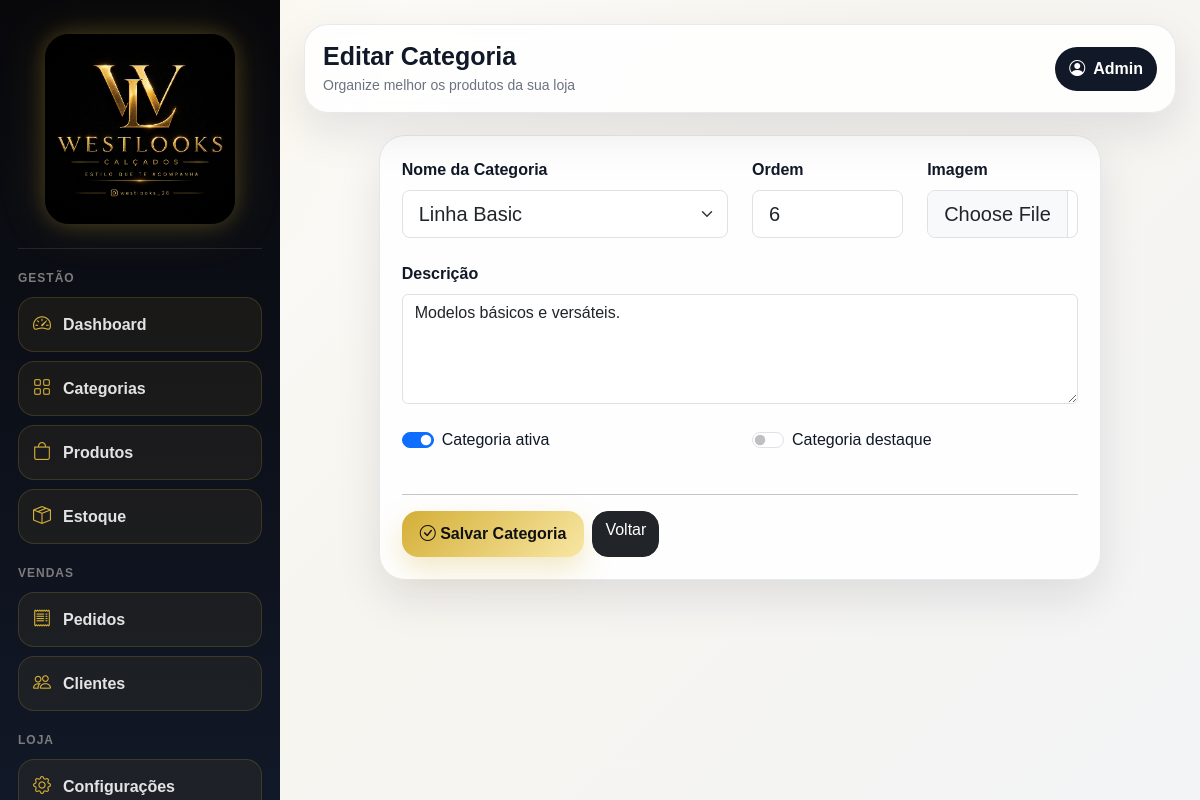
Screenshot of /admin/categorias/editar/6 (signed in) with the database file from the repository.
### app/models/categoria.py (models this page shows)
class Categoria(db.Model):
    __tablename__ = "categorias"
    id = db.Column(db.Integer, primary_key=True)
    nome = db.Column(
        db.String(120),
        nullable=False
    )
    slug = db.Column(
        db.String(150),
        unique=True,
        nullable=False
    )
    descricao = db.Column(
        db.Text
    )
    imagem = db.Column(
        db.String(255)
    )
    destaque = db.Column(
        db.Boolean,
        default=False
    )
    ordem = db.Column(
        db.Integer,
        default=0
    )
    ativo = db.Column(
        db.Boolean,
        default=True
    )
    data_cadastro = db.Column(
        db.DateTime,
        default=datetime.utcnow
    )

### app/routes/categorias.py (the view, shortened to what this page needs)
@categorias_bp.route("/editar/<int:id>", methods=["GET", "POST"])
@login_required
def editar(id):
    categoria = Categoria.query.get_or_404(id)
    return render_template(
        "admin/categorias/form.html",
        categoria=categoria
    )

### app/models/usuario.py (called while the page is built)
@login_manager.user_loader
def load_user(user_id):
    return Usuario.query.get(int(user_id))

### app/templates/admin/categorias/form.html (shortened to what this page needs)
{% extends "base.html" %}
{% if categoria %}
    {% set titulo = "Editar Categoria" %}
{% else %}
    {% set titulo = "Nova Categoria" %}
{% endif %}
{% block page_title %}{{ titulo }}{% endblock %}
{% block page_subtitle %}Organize melhor os produtos da sua loja{% endblock %}
{% block content %}
<div class="row justify-content-center">
    <div class="col-lg-10">
        <div class="wl-card">
            <form method="POST" enctype="multipart/form-data">
                <div class="row g-4">
                    <div class="col-md-6">
                        <label class="form-label fw-bold">
                            Nome da Categoria
                        </label>
                        <select
                            name="nome"
                            class="form-select form-select-lg"
                            required>
                            {% set categorias_padrao = [
                                "Linha Essential",
                                "Linha Minimal",
                                "Linha Sneaker",
                                "Linha Basic",
                                "Linha Casual",
                                "Slip On Confort",
                                "Slip On",
                                "Sider",
                                "Linha Derby",
                                "Mule"
                            ] %}
                            {% for nome_padrao in categorias_padrao %}
                                <option
                                    value="{{ nome_padrao }}"
                                    {% if categoria and categoria.nome == nome_padrao %}selected{% endif %}>
                                    {{ nome_padrao }}
                                </option>
                            {% endfor %}
                        </select>
                    </div>
                    <div class="col-md-3">
                        <label class="form-label fw-bold">
                            Ordem
                        </label>
                        <input
                            type="number"
                            name="ordem"
                            class="form-control form-control-lg"
                            value="{{ categoria.ordem if categoria else 0 }}">
                    </div>
                    <div class="col-md-3">
                        <label class="form-label fw-bold">
                            Imagem
                        </label>
                        <input
                            type="file"
                            name="imagem"
                            class="form-control form-control-lg">
                    </div>
                    <div class="col-12">
                        <label class="form-label fw-bold">
                            Descrição
                        </label>
                        <textarea
                            name="descricao"
                            rows="4"
                            class="form-control">{{ categoria.descricao if categoria else '' }}</textarea>
                    </div>
                    <div class="col-md-6">
                        <div class="form-check form-switch">
                            <input
                                class="form-check-input"
                                type="checkbox"
                                name="ativo"
                                {% if categoria and categoria.ativo %}checked{% endif %}
                                {% if not categoria %}checked{% endif %}>
                            <label class="form-check-label">
                                Categoria ativa
                            </label>
                        </div>
                    </div>
                    <div class="col-md-6">
                        <div class="form-check form-switch">
                            <input
                                class="form-check-input"
                                type="checkbox"
                                name="destaque"
                                {% if categoria and categoria.destaque %}checked{% endif %}>
                            <label class="form-check-label">
                                Categoria destaque
                            </label>
                        </div>
                    </div>
                    <div class="col-12">
                        <hr>
                        <div class="d-flex gap-2 flex-wrap">
                            <button
                                type="submit"
                                class="wl-btn-gold">
                                <i class="bi bi-check-circle"></i>
                                Salvar Categoria
                            </button>
                            <a
                                href="{{ url_for('categorias.listar') }}"
                                class="btn btn-dark rounded-4">
                                Voltar
                            </a>
                        </div>
                    </div>
                </div>
            </form>
        </div>
    </div>
</div>
{% endblock %}

### app/templates/base.html (style rules this page uses)
body { font-family:'Poppins',sans-serif; }
:root { --wl-black: #0b0b0f; --wl-dark: #111827; --wl-gold: #d4af37; --wl-gold-soft: #f5e7b2; --wl-bg: #f6f6f4; --wl-white: #ffffff; --wl-text: #111827; --wl-muted: #6b7280; --wl-border: #e5e7eb; --wl-shadow: 0 18px 45px rgba(15, 23, 42, .10); }
* { box-sizing: border-box; }
body { margin: 0; background: radial-gradient(circle at top left, rgba(212,175,55,.16), transparent 28%), linear-gradient(135deg, #ffffff 0%, #f7f5ef 45%, #f3f4f6 100%); color: var(--wl-text); font-family: Arial, Helvetica, sans-serif; min-height: 100vh; }
.wl-card { background: rgba(255,255,255,.92); border: 1px solid var(--wl-border); border-radius: 26px; padding: 22px; box-shadow: var(--wl-shadow); }
.wl-btn-gold { background: linear-gradient(135deg, var(--wl-gold), #f8e7a4); color: #111; border: none; border-radius: 16px; font-weight: 900; padding: 11px 18px; box-shadow: 0 12px 28px rgba(212,175,55,.28); }

### rows the page displays
Categoria: nome "Linha Basic", ordem "6", descricao "Modelos básicos e versáteis.", ativo "☑"

### other values shown
{{ titulo }} "Editar Categoria"
